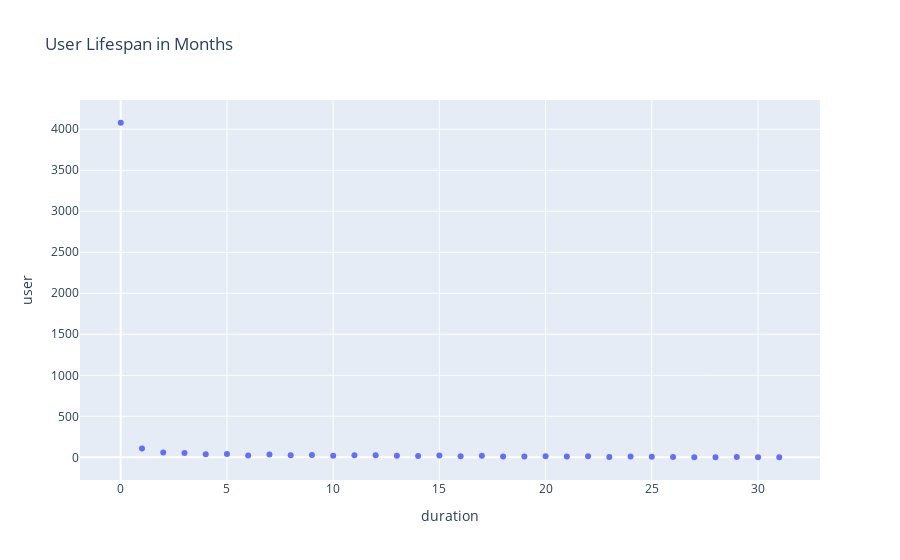
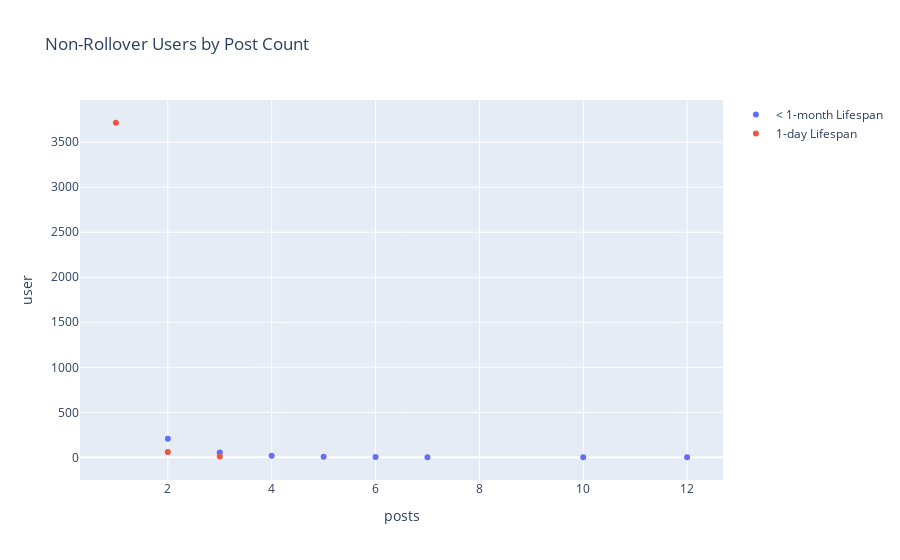
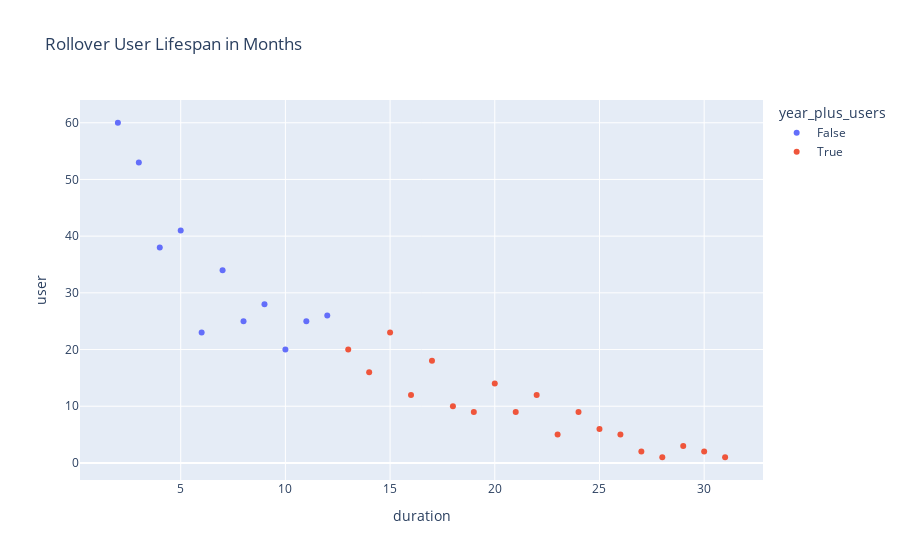
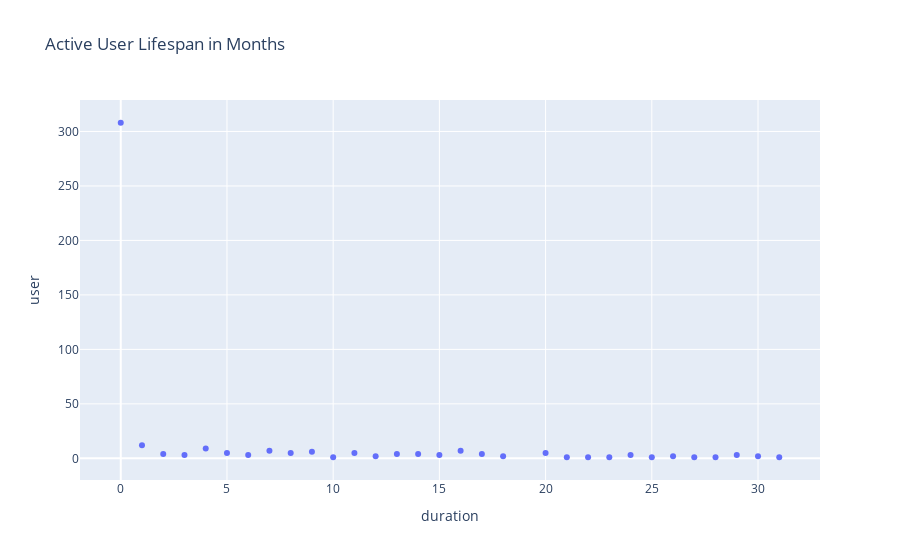

Notebook code for these charts, in order:
### Markdown cell above
## **User Lifespan Graphs**

### Code cell
lifespan_graph.show()
users_by_post.show()
rollover_graph.show()
active_graph.show()
active_rollover_graph.show()
joined_graph.show()

### Figure 1 — Plotly figure (JSON) as saved in the notebook; plotly's stock layout.template omitted (floating-point values rounded to 4 significant figures)
{"data": [{"hovertemplate": "duration=%{x}<br>user=%{y}<extra></extra>", "legendgroup": "", "marker": {"color": "#636efa", "symbol": "circle"}, "mode": "markers", "name": "", "orientation": "v", "showlegend": false, "type": "scatter", "x": [0, 1, 2, 3, 4, 5, 6, 7, 8, 9, 10, 11, 12, 13, 14, 15, 16, 17, 18, 19, 20, 21, 22, 23, 24, 25, 26, 27, 28, 29, 30, 31], "xaxis": "x", "y": [4079, 108, 60, 53, 38, 41, 23, 34, 25, 28, 20, 25, 26, 20, 16, 23, 12, 18, 10, 9, 14, 9, 12, 5, 9, 6, 5, 2, 1, 3, 2, 1], "yaxis": "y"}], "layout": {"legend": {"tracegroupgap": 0}, "title": {"text": "User Lifespan in Months"}, "xaxis": {"anchor": "y", "domain": [0, 1], "title": {"text": "duration"}}, "yaxis": {"anchor": "x", "domain": [0, 1], "title": {"text": "user"}}}}

### Figure 2 — Plotly figure (JSON) as saved in the notebook; plotly's stock layout.template omitted (floating-point values rounded to 4 significant figures)
{"data": [{"mode": "markers", "name": "< 1-month Lifespan", "type": "scatter", "x": [2, 3, 4, 5, 6, 7, 10, 12], "y": [207, 55, 18, 7, 3, 2, 1, 1]}, {"mode": "markers", "name": "1-day Lifespan", "type": "scatter", "x": [1, 2, 3], "y": [3716, 59, 10]}], "layout": {"title": {"text": "Non-Rollover Users by Post Count"}, "xaxis": {"title": {"text": "posts"}}, "yaxis": {"title": {"text": "user"}}}}

### Figure 3 — Plotly figure (JSON) as saved in the notebook; plotly's stock layout.template omitted (floating-point values rounded to 4 significant figures)
{"data": [{"hovertemplate": "year_plus_users=False<br>duration=%{x}<br>user=%{y}<extra></extra>", "legendgroup": "False", "marker": {"color": "#636efa", "symbol": "circle"}, "mode": "markers", "name": "False", "orientation": "v", "showlegend": true, "type": "scatter", "x": [2, 3, 4, 5, 6, 7, 8, 9, 10, 11, 12], "xaxis": "x", "y": [60, 53, 38, 41, 23, 34, 25, 28, 20, 25, 26], "yaxis": "y"}, {"hovertemplate": "year_plus_users=True<br>duration=%{x}<br>user=%{y}<extra></extra>", "legendgroup": "True", "marker": {"color": "#EF553B", "symbol": "circle"}, "mode": "markers", "name": "True", "orientation": "v", "showlegend": true, "type": "scatter", "x": [13, 14, 15, 16, 17, 18, 19, 20, 21, 22, 23, 24, 25, 26, 27, 28, 29, 30, 31], "xaxis": "x", "y": [20, 16, 23, 12, 18, 10, 9, 14, 9, 12, 5, 9, 6, 5, 2, 1, 3, 2, 1], "yaxis": "y"}], "layout": {"legend": {"title": {"text": "year_plus_users"}, "tracegroupgap": 0}, "title": {"text": "Rollover User Lifespan in Months"}, "xaxis": {"anchor": "y", "domain": [0, 1], "title": {"text": "duration"}}, "yaxis": {"anchor": "x", "domain": [0, 1], "title": {"text": "user"}}}}

### Figure 4 — Plotly figure (JSON) as saved in the notebook; plotly's stock layout.template omitted (floating-point values rounded to 4 significant figures)
{"data": [{"hovertemplate": "duration=%{x}<br>user=%{y}<extra></extra>", "legendgroup": "", "marker": {"color": "#636efa", "symbol": "circle"}, "mode": "markers", "name": "", "orientation": "v", "showlegend": false, "type": "scatter", "x": [0, 1, 2, 3, 4, 5, 6, 7, 8, 9, 10, 11, 12, 13, 14, 15, 16, 17, 18, 20, 21, 22, 23, 24, 25, 26, 27, 28, 29, 30, 31], "xaxis": "x", "y": [308, 12, 4, 3, 9, 5, 3, 7, 5, 6, 1, 5, 2, 4, 4, 3, 7, 4, 2, 5, 1, 1, 1, 3, 1, 2, 1, 1, 3, 2, 1], "yaxis": "y"}], "layout": {"legend": {"tracegroupgap": 0}, "title": {"text": "Active User Lifespan in Months"}, "xaxis": {"anchor": "y", "domain": [0, 1], "title": {"text": "duration"}}, "yaxis": {"anchor": "x", "domain": [0, 1], "title": {"text": "user"}}}}
